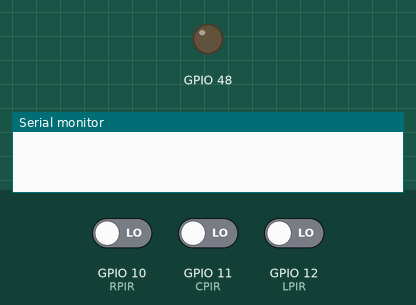
The program below on a simulated ESP32-S3. Parts: output pins drawn as LEDs (lit = HIGH), the last lines printed to the serial monitor. The inputs (shaded band) are chosen by the test bench; at power-on: GPIO 10 (RPIR) LOW, GPIO 11 (CPIR) LOW, GPIO 12 (LPIR) LOW. At 10.8 s the program puts the board to deep sleep or switches it off; the recording ends there.

Above: at 0.0 s.
At 0.4 s:
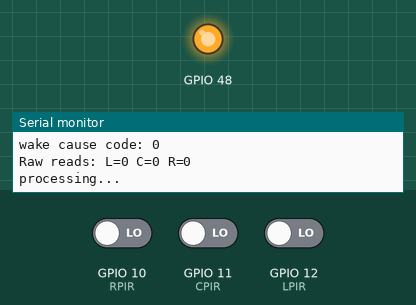
Timing chart, 0 to 10.8 s (numbered marks = the images above):
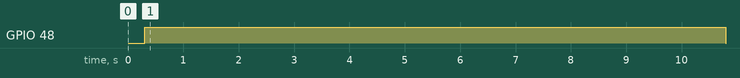

Measured:
- by itself, GPIO 48: LOW → HIGH at 0.30 s, → LOW 10.5 s later

The program:

main.cpp
```cpp
#include <Arduino.h>
#include "esp_sleep.h"

#define LPIR 12  // A0
#define CPIR 11  // A1
#define RPIR 10  // A2 (input-only)

RTC_DATA_ATTR int wakeCount = 0;

void enterDeepSleep();

void setup() {
  Serial.begin(115200);
  delay(300);
  pinMode(LPIR, INPUT);
  pinMode(CPIR, INPUT);
  pinMode(RPIR, INPUT);
  pinMode(LED_BUILTIN, OUTPUT);
  digitalWrite(LED_BUILTIN, HIGH); // on when awake
  ++wakeCount;

  Serial.printf("\n--- Wake #%d ---\n", wakeCount);
  esp_sleep_wakeup_cause_t cause = esp_sleep_get_wakeup_cause();
  Serial.printf("wake cause code: %d\n", cause);

  if (cause == ESP_SLEEP_WAKEUP_EXT1) {
    // small settle time
    delay(50);
    uint64_t mask = esp_sleep_get_ext1_wakeup_status();
    bool l = (mask & (1ULL << LPIR)) != 0;
    bool c = (mask & (1ULL << CPIR)) != 0;
    bool r = (mask & (1ULL << RPIR)) != 0;
    Serial.printf("EXT1 mask bits: L=%d C=%d R=%d\n", l, c, r);
  }

  // ALSO print raw GPIO states for diagnostics
  Serial.printf("Raw reads: L=%d C=%d R=%d\n",
                digitalRead(LPIR), digitalRead(CPIR), digitalRead(RPIR));

  // short demo processing
  for (int i=0;i<10;i++) { Serial.println("processing..."); delay(1000); }

  enterDeepSleep();
}

void loop() {
  // not used
}

void enterDeepSleep() {
  Serial.println("Configuring EXT1 wakeup...");
  uint64_t wakeMask = (1ULL << LPIR) | (1ULL << CPIR) | (1ULL << RPIR);
  esp_sleep_enable_ext1_wakeup(wakeMask, ESP_EXT1_WAKEUP_ANY_HIGH);

  delay(500);

  Serial.println("Going to deep sleep...");
  digitalWrite(LED_BUILTIN, LOW);
  Serial.println("... zzz ...");
  Serial.flush();
  esp_deep_sleep_start();
}
```
